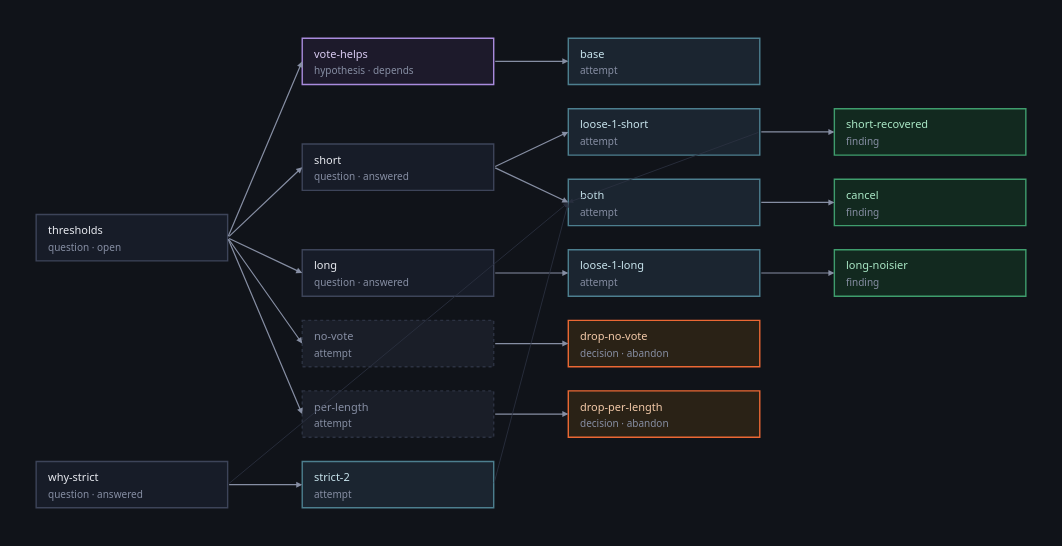

The code cell stored with this chart in its notebook:
### Code cell
reasoning.figure(store, tree="spam", folded=False)

### Figure 1 — Plotly figure (JSON) as saved in the notebook; plotly's stock layout.template omitted (floating-point values rounded to 4 significant figures)
{"data": [{"hoverinfo": "text", "hovertext": ["<b>thresholds</b><br>question · open<br><br>The strict classifier fires on almost nothing under ten words. Is one threshold enough for both short and long messages?", "<b>vote-helps</b><br>hypothesis · depends<br><br>A loose classifier voting with the strict one recovers the short texts without losing the long ones.", "<b>short</b><br>question · answered<br><br>Under ten words: does the vote recover what the strict classifier misses?", "<b>long</b><br>question · answered<br><br>Over forty words: does the loose channel cost precision?", "<b>base</b><br>attempt<br><br>The base: strict at 4.0, loose at 2.0, a vote on top.", "<b>loose-1-short</b><br>attempt<br><br>Loose down to 1.0, scored on the short half.", "<b>loose-1-long</b><br>attempt<br><br>The same commit, scored on the long half.", "<b>no-vote</b><br>attempt<br><br>Drop the vote entirely and read both classifiers.", "<b>short-recovered</b><br>finding<br><br>71% of texts under ten words now fire, against 12% before. The vote picks it up.", "<b>long-noisier</b><br>finding<br><br>Nine points of false positives over forty words: the loose channel votes on everything.", "<b>why-strict</b><br>question · answered<br><br>Does moving the strict threshold change what the loose channel sees, or only the count?", "<b>strict-2</b><br>attempt<br><br>Strict down to 2.0, same loose.", "<b>both</b><br>attempt<br><br>Strict at 2.0 AND the loose threshold at 1.0.", "<b>cancel</b><br>finding<br><br>Together they cancel: at 2.0 the strict channel already fires on the short texts, so the loose one adds nothing but the false positives.", "<b>drop-no-vote</b><br>decision · abandon<br><br>Reading both classifiers without a vote needs a rule downstream that nobody has, and the vote is cheaper.", "<b>per-length</b><br>attempt<br><br>A threshold picked from the token count. Never ran.", "<b>drop-per-length</b><br>decision · abandon<br><br>A threshold that depends on the input is a second model, and this was meant to be one knob."], "marker": {"opacity": 0, "size": 1}, "mode": "markers", "showlegend": false, "type": "scatter", "x": [95.0, 359.0, 359.0, 359.0, 623.0, 623.0, 623.0, 359.0, 887.0, 887.0, 95.0, 359.0, 623.0, 887.0, 623.0, 359.0, 623.0], "y": [198.0, 23.0, 128.0, 233.0, 23.0, 93.0, 233.0, 303.0, 93.0, 233.0, 443.0, 443.0, 163.0, 163.0, 303.0, 373.0, 373.0]}], "layout": {"annotations": [{"align": "left", "font": {"color": "#e7e9ef", "family": "system-ui, -apple-system, Segoe UI, Roboto, sans-serif", "size": 11}, "showarrow": false, "text": "thresholds", "x": 10.0, "xanchor": "left", "y": 190.0, "yanchor": "middle"}, {"align": "left", "font": {"color": "#868ea3", "family": "system-ui, -apple-system, Segoe UI, Roboto, sans-serif", "size": 10}, "showarrow": false, "text": "question · open", "x": 10.0, "xanchor": "left", "y": 207.0, "yanchor": "middle"}, {"align": "left", "font": {"color": "#d9cbf2", "family": "system-ui, -apple-system, Segoe UI, Roboto, sans-serif", "size": 11}, "showarrow": false, "text": "vote-helps", "x": 274.0, "xanchor": "left", "y": 15.0, "yanchor": "middle"}, {"align": "left", "font": {"color": "#868ea3", "family": "system-ui, -apple-system, Segoe UI, Roboto, sans-serif", "size": 10}, "showarrow": false, "text": "hypothesis · depends", "x": 274.0, "xanchor": "left", "y": 32.0, "yanchor": "middle"}, {"align": "left", "font": {"color": "#e7e9ef", "family": "system-ui, -apple-system, Segoe UI, Roboto, sans-serif", "size": 11}, "showarrow": false, "text": "short", "x": 274.0, "xanchor": "left", "y": 120.0, "yanchor": "middle"}, {"align": "left", "font": {"color": "#868ea3", "family": "system-ui, -apple-system, Segoe UI, Roboto, sans-serif", "size": 10}, "showarrow": false, "text": "question · answered", "x": 274.0, "xanchor": "left", "y": 137.0, "yanchor": "middle"}, {"align": "left", "font": {"color": "#e7e9ef", "family": "system-ui, -apple-system, Segoe UI, Roboto, sans-serif", "size": 11}, "showarrow": false, "text": "long", "x": 274.0, "xanchor": "left", "y": 225.0, "yanchor": "middle"}, {"align": "left", "font": {"color": "#868ea3", "family": "system-ui, -apple-system, Segoe UI, Roboto, sans-serif", "size": 10}, "showarrow": false, "text": "question · answered", "x": 274.0, "xanchor": "left", "y": 242.0, "yanchor": "middle"}, {"align": "left", "font": {"color": "#c7e3ec", "family": "system-ui, -apple-system, Segoe UI, Roboto, sans-serif", "size": 11}, "showarrow": false, "text": "base", "x": 538.0, "xanchor": "left", "y": 15.0, "yanchor": "middle"}, {"align": "left", "font": {"color": "#868ea3", "family": "system-ui, -apple-system, Segoe UI, Roboto, sans-serif", "size": 10}, "showarrow": false, "text": "attempt", "x": 538.0, "xanchor": "left", "y": 32.0, "yanchor": "middle"}, {"align": "left", "font": {"color": "#c7e3ec", "family": "system-ui, -apple-system, Segoe UI, Roboto, sans-serif", "size": 11}, "showarrow": false, "text": "loose-1-short", "x": 538.0, "xanchor": "left", "y": 85.0, "yanchor": "middle"}, {"align": "left", "font": {"color": "#868ea3", "family": "system-ui, -apple-system, Segoe UI, Roboto, sans-serif", "size": 10}, "showarrow": false, "text": "attempt", "x": 538.0, "xanchor": "left", "y": 102.0, "yanchor": "middle"}, {"align": "left", "font": {"color": "#c7e3ec", "family": "system-ui, -apple-system, Segoe UI, Roboto, sans-serif", "size": 11}, "showarrow": false, "text": "loose-1-long", "x": 538.0, "xanchor": "left", "y": 225.0, "yanchor": "middle"}, {"align": "left", "font": {"color": "#868ea3", "family": "system-ui, -apple-system, Segoe UI, Roboto, sans-serif", "size": 10}, "showarrow": false, "text": "attempt", "x": 538.0, "xanchor": "left", "y": 242.0, "yanchor": "middle"}, {"align": "left", "font": {"color": "#868ea3", "family": "system-ui, -apple-system, Segoe UI, Roboto, sans-serif", "size": 11}, "showarrow": false, "text": "no-vote", "x": 274.0, "xanchor": "left", "y": 295.0, "yanchor": "middle"}, {"align": "left", "font": {"color": "#868ea3", "family": "system-ui, -apple-system, Segoe UI, Roboto, sans-serif", "size": 10}, "showarrow": false, "text": "attempt", "x": 274.0, "xanchor": "left", "y": 312.0, "yanchor": "middle"}, {"align": "left", "font": {"color": "#a9e7c5", "family": "system-ui, -apple-system, Segoe UI, Roboto, sans-serif", "size": 11}, "showarrow": false, "text": "short-recovered", "x": 802.0, "xanchor": "left", "y": 85.0, "yanchor": "middle"}, {"align": "left", "font": {"color": "#868ea3", "family": "system-ui, -apple-system, Segoe UI, Roboto, sans-serif", "size": 10}, "showarrow": false, "text": "finding", "x": 802.0, "xanchor": "left", "y": 102.0, "yanchor": "middle"}, {"align": "left", "font": {"color": "#a9e7c5", "family": "system-ui, -apple-system, Segoe UI, Roboto, sans-serif", "size": 11}, "showarrow": false, "text": "long-noisier", "x": 802.0, "xanchor": "left", "y": 225.0, "yanchor": "middle"}, {"align": "left", "font": {"color": "#868ea3", "family": "system-ui, -apple-system, Segoe UI, Roboto, sans-serif", "size": 10}, "showarrow": false, "text": "finding", "x": 802.0, "xanchor": "left", "y": 242.0, "yanchor": "middle"}, {"align": "left", "font": {"color": "#e7e9ef", "family": "system-ui, -apple-system, Segoe UI, Roboto, sans-serif", "size": 11}, "showarrow": false, "text": "why-strict", "x": 10.0, "xanchor": "left", "y": 435.0, "yanchor": "middle"}, {"align": "left", "font": {"color": "#868ea3", "family": "system-ui, -apple-system, Segoe UI, Roboto, sans-serif", "size": 10}, "showarrow": false, "text": "question · answered", "x": 10.0, "xanchor": "left", "y": 452.0, "yanchor": "middle"}, {"align": "left", "font": {"color": "#c7e3ec", "family": "system-ui, -apple-system, Segoe UI, Roboto, sans-serif", "size": 11}, "showarrow": false, "text": "strict-2", "x": 274.0, "xanchor": "left", "y": 435.0, "yanchor": "middle"}, {"align": "left", "font": {"color": "#868ea3", "family": "system-ui, -apple-system, Segoe UI, Roboto, sans-serif", "size": 10}, "showarrow": false, "text": "attempt", "x": 274.0, "xanchor": "left", "y": 452.0, "yanchor": "middle"}, {"align": "left", "font": {"color": "#c7e3ec", "family": "system-ui, -apple-system, Segoe UI, Roboto, sans-serif", "size": 11}, "showarrow": false, "text": "both", "x": 538.0, "xanchor": "left", "y": 155.0, "yanchor": "middle"}, {"align": "left", "font": {"color": "#868ea3", "family": "system-ui, -apple-system, Segoe UI, Roboto, sans-serif", "size": 10}, "showarrow": false, "text": "attempt", "x": 538.0, "xanchor": "left", "y": 172.0, "yanchor": "middle"}, {"align": "left", "font": {"color": "#a9e7c5", "family": "system-ui, -apple-system, Segoe UI, Roboto, sans-serif", "size": 11}, "showarrow": false, "text": "cancel", "x": 802.0, "xanchor": "left", "y": 155.0, "yanchor": "middle"}, {"align": "left", "font": {"color": "#868ea3", "family": "system-ui, -apple-system, Segoe UI, Roboto, sans-serif", "size": 10}, "showarrow": false, "text": "finding", "x": 802.0, "xanchor": "left", "y": 172.0, "yanchor": "middle"}, {"align": "left", "font": {"color": "#f2c9a8", "family": "system-ui, -apple-system, Segoe UI, Roboto, sans-serif", "size": 11}, "showarrow": false, "text": "drop-no-vote", "x": 538.0, "xanchor": "left", "y": 295.0, "yanchor": "middle"}, {"align": "left", "font": {"color": "#868ea3", "family": "system-ui, -apple-system, Segoe UI, Roboto, sans-serif", "size": 10}, "showarrow": false, "text": "decision · abandon", "x": 538.0, "xanchor": "left", "y": 312.0, "yanchor": "middle"}, {"align": "left", "font": {"color": "#868ea3", "family": "system-ui, -apple-system, Segoe UI, Roboto, sans-serif", "size": 11}, "showarrow": false, "text": "per-length", "x": 274.0, "xanchor": "left", "y": 365.0, "yanchor": "middle"}, {"align": "left", "font": {"color": "#868ea3", "family": "system-ui, -apple-system, Segoe UI, Roboto, sans-serif", "size": 10}, "showarrow": false, "text": "attempt", "x": 274.0, "xanchor": "left", "y": 382.0, "yanchor": "middle"}, {"align": "left", "font": {"color": "#f2c9a8", "family": "system-ui, -apple-system, Segoe UI, Roboto, sans-serif", "size": 11}, "showarrow": false, "text": "drop-per-length", "x": 538.0, "xanchor": "left", "y": 365.0, "yanchor": "middle"}, {"align": "left", "font": {"color": "#868ea3", "family": "system-ui, -apple-system, Segoe UI, Roboto, sans-serif", "size": 10}, "showarrow": false, "text": "decision · abandon", "x": 538.0, "xanchor": "left", "y": 382.0, "yanchor": "middle"}, {"arrowcolor": "#868ea3", "arrowhead": 2, "arrowsize": 1, "arrowwidth": 1.2, "ax": 190.0, "axref": "x", "ay": 198.0, "ayref": "y", "showarrow": true, "text": "", "x": 264.0, "xref": "x", "y": 23.0, "yref": "y"}, {"arrowcolor": "#868ea3", "arrowhead": 2, "arrowsize": 1, "arrowwidth": 1.2, "ax": 454.0, "axref": "x", "ay": 23.0, "ayref": "y", "showarrow": true, "text": "", "x": 528.0, "xref": "x", "y": 23.0, "yref": "y"}, {"arrowcolor": "#868ea3", "arrowhead": 2, "arrowsize": 1, "arrowwidth": 1.2, "ax": 190.0, "axref": "x", "ay": 198.0, "ayref": "y", "showarrow": true, "text": "", "x": 264.0, "xref": "x", "y": 128.0, "yref": "y"}, {"arrowcolor": "#868ea3", "arrowhead": 2, "arrowsize": 1, "arrowwidth": 1.2, "ax": 454.0, "axref": "x", "ay": 128.0, "ayref": "y", "showarrow": true, "text": "", "x": 528.0, "xref": "x", "y": 93.0, "yref": "y"}, {"arrowcolor": "#868ea3", "arrowhead": 2, "arrowsize": 1, "arrowwidth": 1.2, "ax": 718.0, "axref": "x", "ay": 93.0, "ayref": "y", "showarrow": true, "text": "", "x": 792.0, "xref": "x", "y": 93.0, "yref": "y"}, {"arrowcolor": "#868ea3", "arrowhead": 2, "arrowsize": 1, "arrowwidth": 1.2, "ax": 454.0, "axref": "x", "ay": 128.0, "ayref": "y", "showarrow": true, "text": "", "x": 528.0, "xref": "x", "y": 163.0, "yref": "y"}, {"arrowcolor": "#868ea3", "arrowhead": 2, "arrowsize": 1, "arrowwidth": 1.2, "ax": 718.0, "axref": "x", "ay": 163.0, "ayref": "y", "showarrow": true, "text": "", "x": 792.0, "xref": "x", "y": 163.0, "yref": "y"}, {"arrowcolor": "#868ea3", "arrowhead": 2, "arrowsize": 1, "arrowwidth": 1.2, "ax": 190.0, "axref": "x", "ay": 198.0, "ayref": "y", "showarrow": true, "text": "", "x": 264.0, "xref": "x", "y": 233.0, "yref": "y"}, {"arrowcolor": "#868ea3", "arrowhead": 2, "arrowsize": 1, "arrowwidth": 1.2, "ax": 454.0, "axref": "x", "ay": 233.0, "ayref": "y", "showarrow": true, "text": "", "x": 528.0, "xref": "x", "y": 233.0, "yref": "y"}, {"arrowcolor": "#868ea3", "arrowhead": 2, "arrowsize": 1, "arrowwidth": 1.2, "ax": 718.0, "axref": "x", "ay": 233.0, "ayref": "y", "showarrow": true, "text": "", "x": 792.0, "xref": "x", "y": 233.0, "yref": "y"}, {"arrowcolor": "#868ea3", "arrowhead": 2, "arrowsize": 1, "arrowwidth": 1.2, "ax": 190.0, "axref": "x", "ay": 198.0, "ayref": "y", "showarrow": true, "text": "", "x": 264.0, "xref": "x", "y": 303.0, "yref": "y"}, {"arrowcolor": "#868ea3", "arrowhead": 2, "arrowsize": 1, "arrowwidth": 1.2, "ax": 454.0, "axref": "x", "ay": 303.0, "ayref": "y", "showarrow": true, "text": "", "x": 528.0, "xref": "x", "y": 303.0, "yref": "y"}, {"arrowcolor": "#868ea3", "arrowhead": 2, "arrowsize": 1, "arrowwidth": 1.2, "ax": 190.0, "axref": "x", "ay": 198.0, "ayref": "y", "showarrow": true, "text": "", "x": 264.0, "xref": "x", "y": 373.0, "yref": "y"}, {"arrowcolor": "#868ea3", "arrowhead": 2, "arrowsize": 1, "arrowwidth": 1.2, "ax": 454.0, "axref": "x", "ay": 373.0, "ayref": "y", "showarrow": true, "text": "", "x": 528.0, "xref": "x", "y": 373.0, "yref": "y"}, {"arrowcolor": "#868ea3", "arrowhead": 2, "arrowsize": 1, "arrowwidth": 1.2, "ax": 190.0, "axref": "x", "ay": 443.0, "ayref": "y", "showarrow": true, "text": "", "x": 264.0, "xref": "x", "y": 443.0, "yref": "y"}, {"arrowcolor": "#2c3242", "arrowhead": 2, "arrowsize": 1, "arrowwidth": 1.0, "ax": 190.0, "axref": "x", "ay": 443.0, "ayref": "y", "opacity": 0.8, "showarrow": true, "text": "", "x": 528.0, "xref": "x", "y": 163.0, "yref": "y"}, {"arrowcolor": "#2c3242", "arrowhead": 2, "arrowsize": 1, "arrowwidth": 1.0, "ax": 718.0, "axref": "x", "ay": 93.0, "ayref": "y", "opacity": 0.8, "showarrow": true, "text": "", "x": 528.0, "xref": "x", "y": 163.0, "yref": "y"}, {"arrowcolor": "#2c3242", "arrowhead": 2, "arrowsize": 1, "arrowwidth": 1.0, "ax": 454.0, "axref": "x", "ay": 443.0, "ayref": "y", "opacity": 0.8, "showarrow": true, "text": "", "x": 528.0, "xref": "x", "y": 163.0, "yref": "y"}], "font": {"color": "#e7e9ef", "family": "system-ui, -apple-system, Segoe UI, Roboto, sans-serif", "size": 12}, "height": 546.0, "hoverlabel": {"align": "left", "bgcolor": "#1a1e28", "bordercolor": "#2c3242", "font": {"color": "#e7e9ef", "family": "system-ui, -apple-system, Segoe UI, Roboto, sans-serif"}}, "legend": {"bgcolor": "rgba(0,0,0,0)", "font": {"color": "#868ea3"}, "orientation": "h", "x": 1, "xanchor": "right", "y": 1.02, "yanchor": "bottom"}, "margin": {"b": 16, "l": 16, "r": 16, "t": 16}, "paper_bgcolor": "#101319", "plot_bgcolor": "#101319", "shapes": [{"fillcolor": "#171c28", "layer": "below", "line": {"color": "#3d4459", "width": 1.4}, "type": "rect", "x0": 0.0, "x1": 190.0, "y0": 175.0, "y1": 221.0}, {"fillcolor": "#1d1a2b", "layer": "below", "line": {"color": "#a98bdd", "width": 1.4}, "type": "rect", "x0": 264.0, "x1": 454.0, "y0": 0.0, "y1": 46.0}, {"fillcolor": "#171c28", "layer": "below", "line": {"color": "#3d4459", "width": 1.4}, "type": "rect", "x0": 264.0, "x1": 454.0, "y0": 105.0, "y1": 151.0}, {"fillcolor": "#171c28", "layer": "below", "line": {"color": "#3d4459", "width": 1.4}, "type": "rect", "x0": 264.0, "x1": 454.0, "y0": 210.0, "y1": 256.0}, {"fillcolor": "#1b2530", "layer": "below", "line": {"color": "#4d7f8f", "width": 1.4}, "type": "rect", "x0": 528.0, "x1": 718.0, "y0": 0.0, "y1": 46.0}, {"fillcolor": "#1b2530", "layer": "below", "line": {"color": "#4d7f8f", "width": 1.4}, "type": "rect", "x0": 528.0, "x1": 718.0, "y0": 70.0, "y1": 116.0}, {"fillcolor": "#1b2530", "layer": "below", "line": {"color": "#4d7f8f", "width": 1.4}, "type": "rect", "x0": 528.0, "x1": 718.0, "y0": 210.0, "y1": 256.0}, {"fillcolor": "#1a1e28", "layer": "below", "line": {"color": "#2c3242", "dash": "dot", "width": 1.4}, "type": "rect", "x0": 264.0, "x1": 454.0, "y0": 280.0, "y1": 326.0}, {"fillcolor": "#12291f", "layer": "below", "line": {"color": "#3f9d6d", "width": 1.4}, "type": "rect", "x0": 792.0, "x1": 982.0, "y0": 70.0, "y1": 116.0}, {"fillcolor": "#12291f", "layer": "below", "line": {"color": "#3f9d6d", "width": 1.4}, "type": "rect", "x0": 792.0, "x1": 982.0, "y0": 210.0, "y1": 256.0}, {"fillcolor": "#171c28", "layer": "below", "line": {"color": "#3d4459", "width": 1.4}, "type": "rect", "x0": 0.0, "x1": 190.0, "y0": 420.0, "y1": 466.0}, {"fillcolor": "#1b2530", "layer": "below", "line": {"color": "#4d7f8f", "width": 1.4}, "type": "rect", "x0": 264.0, "x1": 454.0, "y0": 420.0, "y1": 466.0}, {"fillcolor": "#1b2530", "layer": "below", "line": {"color": "#4d7f8f", "width": 1.4}, "type": "rect", "x0": 528.0, "x1": 718.0, "y0": 140.0, "y1": 186.0}, {"fillcolor": "#12291f", "layer": "below", "line": {"color": "#3f9d6d", "width": 1.4}, "type": "rect", "x0": 792.0, "x1": 982.0, "y0": 140.0, "y1": 186.0}, {"fillcolor": "#2a2216", "layer": "below", "line": {"color": "#eb6834", "width": 1.4}, "type": "rect", "x0": 528.0, "x1": 718.0, "y0": 280.0, "y1": 326.0}, {"fillcolor": "#1a1e28", "layer": "below", "line": {"color": "#2c3242", "dash": "dot", "width": 1.4}, "type": "rect", "x0": 264.0, "x1": 454.0, "y0": 350.0, "y1": 396.0}, {"fillcolor": "#2a2216", "layer": "below", "line": {"color": "#eb6834", "width": 1.4}, "type": "rect", "x0": 528.0, "x1": 718.0, "y0": 350.0, "y1": 396.0}], "width": 1062.0, "xaxis": {"range": [-20, 1002.0], "visible": false}, "yaxis": {"range": [486.0, -20], "scaleanchor": "x", "visible": false}}}
